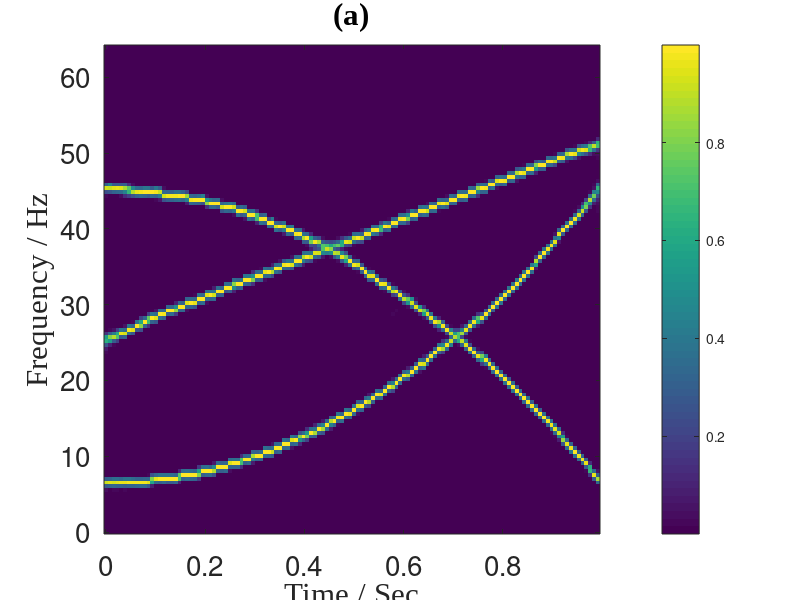
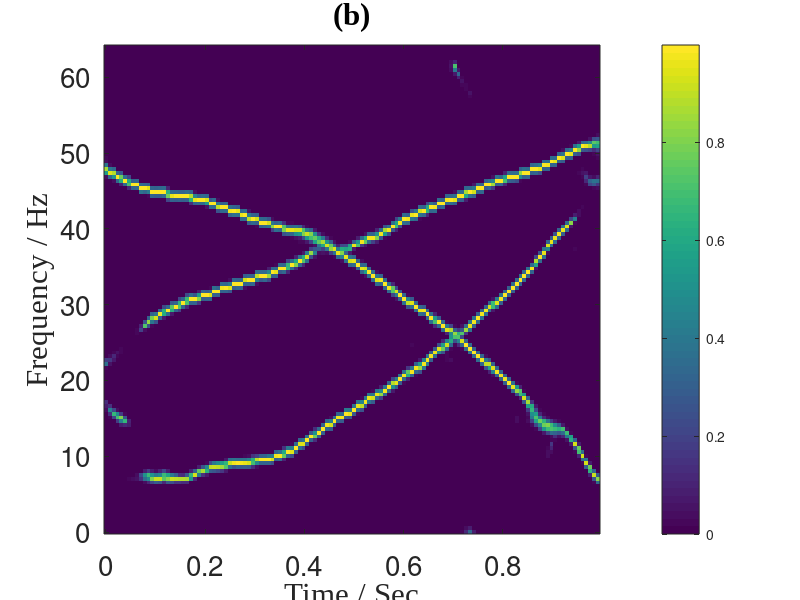
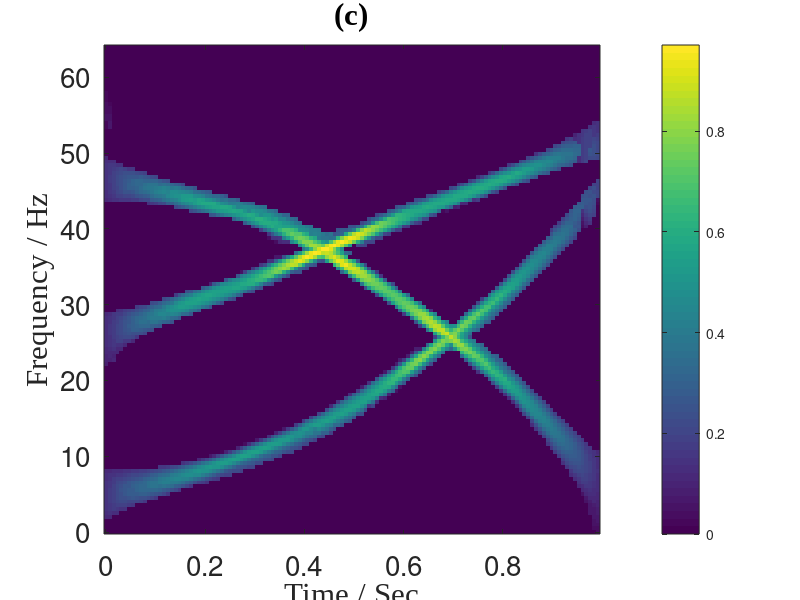

Reproduce these figures in MATLAB, in order.
%  
%%  Author:
%     Mokhtar Mohammadi
%In this code we assume that the user add in this path the TFSAP toolboox.
%% Locating and Adding Functions Directory
clear all;
currentDirectory = pwd;
[upperPath, ~, ~] = fileparts(currentDirectory);
addpath([upperPath '/Core'])
addpath([upperPath '/TFSA5'])
addpath(['/Users/macbookpro/Desktop/untitled folder/Source1/TFSA5/win64_bin'])
SampFreq = 128;
t = 0:1/SampFreq:1-1/SampFreq;
f = linspace(0,SampFreq/2,128);
i=3;
load result_single;
%%%%%%%%%%%%%%%% ADTFD(2,30,16) %%%%%%%%%%%
% modelfile = 'model_train.h5';
% net = importKerasNetwork(modelfile)
%%%%%%%%%%%%%%%%%%%%
%%%%%%%%%%%%%%%%%%%%% Single view %%%%%%%%%%%%%%%%%%%%%%
TF(:,:)=squeeze(zz(i,:,:,1));
figure;
imagesc(t,f,TF); 
% axis([0 1 -SampFreq/2 SampFreq/2]);
set(gcf,'Position',[20 100 640 500]);	    
xlabel('Time / Sec','FontSize',20,'FontName','Times New Roman');
ylabel('Frequency / Hz','FontSize',20,'FontName','Times New Roman');
set(gca,'YDir','normal');
title('(a)','FontSize',24,'FontName','Times New Roman');
set(gca,'FontSize',20);
colorbar;
%print -dpng -r600 figures/Single_View
%%%%%%%%%%%%%%%%%%%%%%%%%%%%%%%%%
TF_f1m=sum(sum(abs( squeeze(zz(i,:,:))).^0.5)) /sum(sum(squeeze(zz(i,:,:))))
TF_f1s=(sum(sum(abs( squeeze(zz(i,:,:))).^0.5)))^2/sum(sum(squeeze(zz(i,:,:))))
%%%%%%%%%%%%%%%%%%%%%%%%%%% Multiple view CNN %%%%%%%%%%%%%%%%
load result_multiple;
TF(:,:)=squeeze(yy(i,:,:,1));
figure;
imagesc(t,f,TF); 
% axis([0 1 -SampFreq/2 SampFreq/2]);
set(gcf,'Position',[20 100 640 500]);	    
xlabel('Time / Sec','FontSize',20,'FontName','Times New Roman');
ylabel('Frequency / Hz','FontSize',20,'FontName','Times New Roman');
set(gca,'YDir','normal');
title('(b)','FontSize',24,'FontName','Times New Roman');
set(gca,'FontSize',20);
colorbar;
TF_f2m=sum(sum(abs( TF).^0.5)) /sum(sum(TF))
TF_f2s=(sum(sum(abs( TF).^0.5)))^2/sum(sum(TF))
%print -dpng -r600 figures/Multiple_View

%%%%%%%%%%%%%%%%%%%%%%%%%%%%%%%%%% LO-ADTFD %%%%%%%%%%%%%%%%%%%
load adtfd_test_128;
TF1(:,:)=squeeze(yy(i,:,:,1));
TF2(:,:)=squeeze(yy(i,:,:,2));
TF=min(TF1,TF2);
figure;
imagesc(t,f,TF); 
% axis([0 1 -SampFreq/2 SampFreq/2]);
set(gcf,'Position',[20 100 640 500]);	    
xlabel('Time / Sec','FontSize',20,'FontName','Times New Roman');
ylabel('Frequency / Hz','FontSize',20,'FontName','Times New Roman');
set(gca,'YDir','normal');
title('(c)','FontSize',24,'FontName','Times New Roman');
set(gca,'FontSize',20);
colorbar;
TF_f3m=sum(sum(abs( TF).^0.5)) /sum(sum(TF))
TF_f3s=(sum(sum(abs( TF).^0.5)))^2/sum(sum(TF))
%print -dpng -r600 figures/ADTFD

